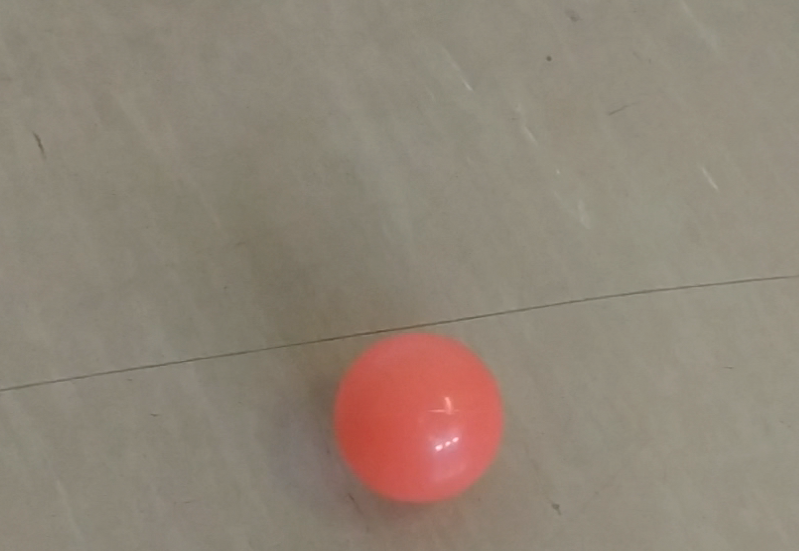
#> input picture Task1/pliki/ball.png, 799 x 551 px; its folder holds only this picture in this run
$ python cw2_result.py
#> lines starting #> are read from the running program, lines starting #| are printed output that depends on the picture
import cv2
import matplotlib.pyplot as plt
import numpy as np
import os

def uploud(i):
    global files
    i=i-ord('0')
    image = norm_size(cv2.imread('pliki/{}'.format(files[i])))
    cv2.imshow('obrazek', image)
    return image

def resize(img, s):
    h, w = img.shape[:2]
    h = h + int(h*s)
    w = w + int(w*s)
    return cv2.resize(img, (w, h), interpolation= cv2.INTER_LINEAR)

def norm_size(img):
    h, w = img.shape[:2]
    if h > w:
        if h > 800:
            s = (1 - (800/h)) * (-1)
            img = resize(img, s)
    else:
        if w > 800:
            s = (1 - (800/w)) * (-1)
            img = resize(img, s)
    return img

def hsv_range():
    low_color = cv2.getTrackbarPos('low','obrazek')
    high_color = cv2.getTrackbarPos('high','obrazek')
    # Convert the HSV colorspace
    hsv_frame = cv2.cvtColor(image, cv2.COLOR_BGR2HSV)
    # Threshold the HSV image to get only blue color
    lower = np.array([low_color,100,100])
    upper = np.array([high_color,255,255])
    mask = cv2.inRange(hsv_frame, lower, upper)
    cv2.imshow('obrazek', mask)

def hsv_bitwais():
    low_color = cv2.getTrackbarPos('low','obrazek')
    high_color = cv2.getTrackbarPos('high','obrazek')
    hsv_frame = cv2.cvtColor(image, cv2.COLOR_BGR2HSV)
    lower = np.array([low_color,100,100])
    upper = np.array([high_color,255,255])
    mask = cv2.inRange(hsv_frame, lower, upper)
    # Bitwise-AND mask and original image
    res = cv2.bitwise_and(image, image, mask=mask)
    cv2.imshow('obrazek', res)

def hsv_median():
    low_color = cv2.getTrackbarPos('low','obrazek')
    high_color = cv2.getTrackbarPos('high','obrazek')
    ksize = cv2.getTrackbarPos('ksize','obrazek')
    hsv_frame = cv2.cvtColor(image, cv2.COLOR_BGR2HSV)
    lower = np.array([low_color,100,100])
    upper = np.array([high_color,255,255])
    mask = cv2.inRange(hsv_frame, lower, upper)
    res = cv2.bitwise_and(image, image, mask=mask)
    res = cv2.medianBlur(res, ksize=ksize)
    cv2.imshow('obrazek', res)

def change_h(x):
    global fun
    if fun is not None:
        fun()

image = None
fun = None
files = None

def main():
    global image, fun, files
    files = os.listdir('pliki')
    num_image = ord('0')
    image = norm_size(cv2.imread('pliki/{}'.format(files[0])))
#> in norm_size, `h, w = img.shape[:2]`: h = 551; w = 799
#> image is the input picture: shape (551, 799, 3); mean B, G, R 118.8, 132.8, 144.2
    nimg = image.copy()
    cv2.imshow('obrazek', image)
    cv2.createTrackbar('low','obrazek',0,255,change_h)
    cv2.createTrackbar('high','obrazek',0,255,change_h)
    cv2.createTrackbar('ksize','obrazek',5,50,change_h)


    while True:
        key = cv2.waitKey()
#> (key q is pressed here)
    #-----------wybor obrazka----------------
        if key >= ord('0') and key <= ord('9'):
            num_image = key
            image = uploud(key)
            nimg=image.copy()
    #----------------zmiana rozmiaru---------------
        elif key == ord('-'):
            image = resize(image, -0.1)
            nimg=image.copy()
            cv2.imshow('obrazek', image)
        elif key == ord('+'):
            image = resize(image, 0.1)
            nimg=image.copy()
            cv2.imshow('obrazek', image)
        elif key == ord('='):
            image = uploud(num_image)
            cv2.imshow('obrazek', image)
            nimg=image.copy()
    #----------------kolory------------------------
        elif key == ord('q'):
            cv2.imshow('obrazek', cv2.cvtColor(image, cv2.COLOR_RGB2GRAY))
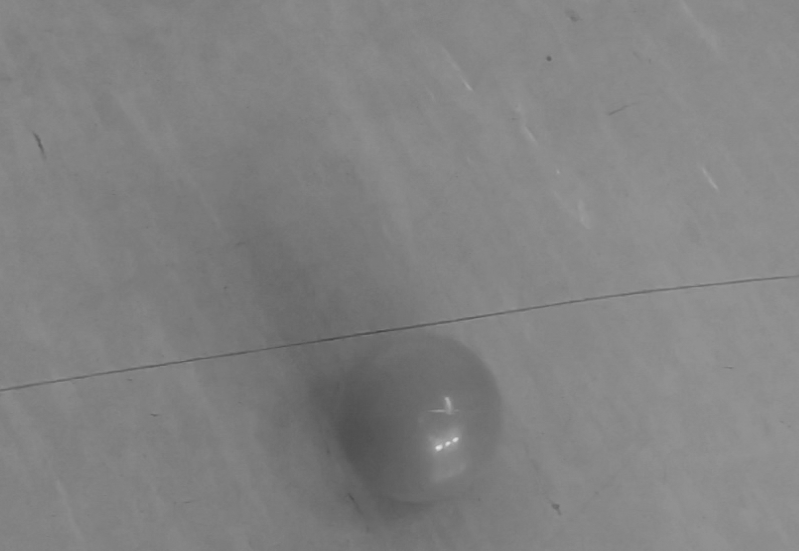
#> window 'obrazek': shape (551, 799); min 68, max 228, mean 129.8
        elif key == ord('w'):
            nimg = cv2.cvtColor(image, cv2.COLOR_BGR2HSV)
            cv2.imshow('obrazek', nimg)
        elif key == ord('e'):
            hsv_range()
            fun = hsv_range
        elif key == ord('r'):
            hsv_bitwais()
            fun = hsv_bitwais
        elif key == ord('t'):
            hsv_median()
            fun = hsv_median
        elif key == ord('z'):
            # h = barwa
            cv2.imshow('obrazek', nimg[:,:,0])
        elif key == ord('x'):
            # s = nasycene
            cv2.imshow('obrazek', nimg[:,:,1])
        elif key == ord('c'):
            # v = wartość
            cv2.imshow('obrazek', nimg[:,:,2])
    #----------------filtry
        elif key == ord('a'):
            cv2.imshow('obrazek', cv2.Canny(image, 55.0, 30.0))
        elif key == ord('s'):
            cv2.imshow('obrazek', cv2.blur(image, (7,7)))
        elif key == ord('d'):
            b=cv2.blur(image, (7,7))
            cv2.imshow('obrazek', cv2.Canny(b, 55.0, 30.0))
        elif key == 27:
            cv2.destroyAllWindows()
            break


if __name__=='__main__':
    main()
